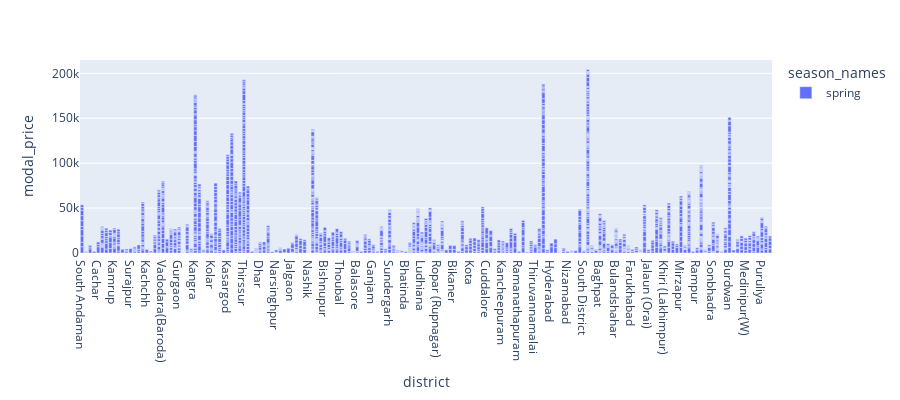

The cell this chart's notebook holds for it:
### Code cell
fig = px.bar(df,x="district", y="modal_price",color="season_names", height=400)
fig.show()

### Figure 1 — Plotly figure (JSON) as saved in the notebook; plotly's stock layout.template omitted (floating-point values rounded to 4 significant figures; data arrays with more than 128 entries replaced by an {"elided": "..."} marker saying what was removed)
{"data": [{"alignmentgroup": "True", "hovertemplate": "season_names=spring<br>district=%{x}<br>modal_price=%{y}<extra></extra>", "legendgroup": "spring", "marker": {"color": "#636efa", "pattern": {"shape": ""}}, "name": "spring", "offsetgroup": "spring", "orientation": "v", "showlegend": true, "textposition": "auto", "type": "bar", "x": {"elided": "2126 str values"}, "xaxis": "x", "y": {"elided": "2126 int values"}, "yaxis": "y"}], "layout": {"barmode": "relative", "height": 400, "legend": {"title": {"text": "season_names"}, "tracegroupgap": 0}, "margin": {"t": 60}, "xaxis": {"anchor": "y", "domain": [0, 1], "title": {"text": "district"}}, "yaxis": {"anchor": "x", "domain": [0, 1], "title": {"text": "modal_price"}}}}
